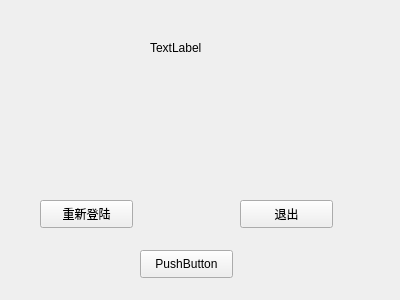
<?xml version="1.0" encoding="UTF-8"?>
<ui version="4.0">
 <class>MyWidget</class>
 <widget class="QWidget" name="MyWidget">
  <property name="geometry">
   <rect>
    <x>0</x>
    <y>0</y>
    <width>400</width>
    <height>300</height>
   </rect>
  </property>
  <property name="windowTitle">
   <string>MyWidget</string>
  </property>
  <widget class="QLabel" name="label">
   <property name="geometry">
    <rect>
     <x>150</x>
     <y>40</y>
     <width>72</width>
     <height>15</height>
    </rect>
   </property>
   <property name="text">
    <string>TextLabel</string>
   </property>
  </widget>
  <widget class="QPushButton" name="showChildButton">
   <property name="geometry">
    <rect>
     <x>140</x>
     <y>250</y>
     <width>93</width>
     <height>28</height>
    </rect>
   </property>
   <property name="text">
    <string>PushButton</string>
   </property>
  </widget>
  <widget class="QPushButton" name="pushButton">
   <property name="geometry">
    <rect>
     <x>40</x>
     <y>200</y>
     <width>93</width>
     <height>28</height>
    </rect>
   </property>
   <property name="text">
    <string>重新登陆</string>
   </property>
  </widget>
  <widget class="QPushButton" name="pushButton_2">
   <property name="geometry">
    <rect>
     <x>240</x>
     <y>200</y>
     <width>93</width>
     <height>28</height>
    </rect>
   </property>
   <property name="text">
    <string>退出</string>
   </property>
  </widget>
 </widget>
 <layoutdefault spacing="6" margin="11"/>
 <resources/>
 <connections>
  <connection>
   <sender>pushButton_2</sender>
   <signal>clicked()</signal>
   <receiver>MyWidget</receiver>
   <slot>close()</slot>
   <hints>
    <hint type="sourcelabel">
     <x>280</x>
     <y>206</y>
    </hint>
    <hint type="destinationlabel">
     <x>402</x>
     <y>126</y>
    </hint>
   </hints>
  </connection>
 </connections>
</ui>
